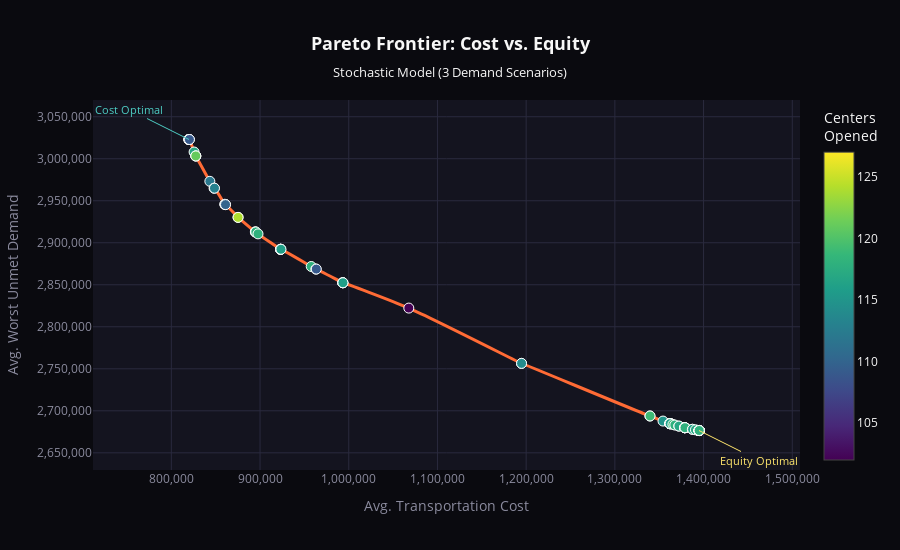

The cell this chart's notebook holds for it:
### Markdown cell above
---
## 1. Pareto Frontier (Cost vs. Equity)

### Code cell
df = pareto_df.sort_values('avg_transport_cost').copy()

fig = go.Figure()

# Pareto line
fig.add_trace(go.Scatter(
    x=df['avg_transport_cost'], y=df['avg_equity_t'],
    mode='lines',
    line=dict(color=COLORS['primary'], width=3, shape='spline', smoothing=0.8),
    hoverinfo='skip',
    name='Pareto Frontier'
))

# Points with hover info
hover_text = [f"<b>w_cost={row.w_cost:.1f}, w_eq={row.w_eq:.1f}</b><br>" +
              f"Avg Transport Cost: {row.avg_transport_cost:,.0f}<br>" +
              f"Avg Worst Unmet: {row.avg_equity_t:,.0f}<br>" +
              f"Centers Opened: {row.num_centers}<br>" +
              f"Avg Delivered: {row.avg_total_recv:,.0f}"
              for _, row in df.iterrows()]

fig.add_trace(go.Scatter(
    x=df['avg_transport_cost'], y=df['avg_equity_t'],
    mode='markers',
    marker=dict(
        size=10,
        color=df['num_centers'],
        colorscale='Viridis',
        colorbar=dict(title='Centers<br>Opened'),
        line=dict(color='white', width=1)
    ),
    text=hover_text,
    hovertemplate='%{text}<extra></extra>',
    name='Solutions'
))

# Annotations for extremes
cost_opt = df.loc[df['avg_transport_cost'].idxmin()]
eq_opt = df.loc[df['avg_equity_t'].idxmin()]

fig.add_annotation(x=cost_opt['avg_transport_cost'], y=cost_opt['avg_equity_t'],
                   text="Cost Optimal", showarrow=True, arrowcolor=COLORS['secondary'],
                   font=dict(color=COLORS['secondary'], size=11), ax=-60, ay=-30)
fig.add_annotation(x=eq_opt['avg_transport_cost'], y=eq_opt['avg_equity_t'],
                   text="Equity Optimal", showarrow=True, arrowcolor=COLORS['accent'],
                   font=dict(color=COLORS['accent'], size=11), ax=60, ay=30)

fig.update_layout(
    title=dict(text="<b>Pareto Frontier: Cost vs. Equity</b><br><sub>Stochastic Model (3 Demand Scenarios)</sub>", 
               x=0.5, font=dict(size=18, color=COLORS['text'])),
    xaxis=dict(title="Avg. Transportation Cost", tickformat=',', gridcolor=COLORS['grid'], color=COLORS['text_muted']),
    yaxis=dict(title="Avg. Worst Unmet Demand", tickformat=',', gridcolor=COLORS['grid'], color=COLORS['text_muted']),
    plot_bgcolor=COLORS['surface'],
    paper_bgcolor=COLORS['background'],
    font=dict(color=COLORS['text']),
    showlegend=False,
    height=550
)

fig.show()

### Figure 1 — Plotly figure (JSON) as saved in the notebook; plotly's stock layout.template omitted (floating-point values rounded to 4 significant figures)
{"data": [{"hoverinfo": "skip", "line": {"color": "#ff6b35", "shape": "spline", "smoothing": 0.8, "width": 3}, "mode": "lines", "name": "Pareto Frontier", "type": "scatter", "x": [819900.0, 819900.0, 819900.0, 819900.0, 819900.0, 820400.0, 825600.0, 827600.0, 827600.0, 827600.0, 843400.0, 848200.0, 848600.0, 860400.0, 860400.0, 860700.0, 861100.0, 875200.0, 875200.0, 894700.0, 894800.0, 895200.0, 897700.0, 923100.0, 923100.0, 923200.0, 923200.0, 923600.0, 957700.0, 962900.0, 963400.0, 993300.0, 993300.0, 993300.0, 993500.0, 1068000.0, 1195000.0, 1195000.0, 1339000.0, 1340000.0, 1354000.0, 1362000.0, 1362000.0, 1362000.0, 1362000.0, 1362000.0, 1362000.0, 1362000.0, 1362000.0, 1362000.0, 1362000.0, 1362000.0, 1362000.0, 1362000.0, 1362000.0, 1362000.0, 1362000.0, 1365000.0, 1368000.0, 1372000.0, 1372000.0, 1379000.0, 1379000.0, 1379000.0, 1379000.0, 1379000.0, 1379000.0, 1379000.0, 1379000.0, 1379000.0, 1387000.0, 1388000.0, 1391000.0, 1395000.0, 1395000.0, 1395000.0, 1395000.0, 1395000.0, 1395000.0, 1395000.0, 1395000.0, 1395000.0, 1395000.0, 1395000.0, 1395000.0, 1395000.0, 1395000.0, 1395000.0, 1395000.0, 1395000.0, 1395000.0, 1395000.0, 1395000.0, 1395000.0, 1395000.0, 1395000.0, 1395000.0, 1395000.0, 1395000.0, 1395000.0, 1395000.0, 1395000.0, 1395000.0, 1395000.0, 1395000.0, 1395000.0, 1395000.0, 1395000.0, 1395000.0, 1395000.0], "y": [3023000.0, 3023000.0, 3023000.0, 3023000.0, 3023000.0, 3023000.0, 3008000.0, 3003000.0, 3003000.0, 3003000.0, 2973000.0, 2965000.0, 2965000.0, 2946000.0, 2946000.0, 2945000.0, 2945000.0, 2930000.0, 2930000.0, 2913000.0, 2913000.0, 2913000.0, 2911000.0, 2892000.0, 2892000.0, 2892000.0, 2892000.0, 2892000.0, 2872000.0, 2869000.0, 2869000.0, 2852000.0, 2852000.0, 2852000.0, 2852000.0, 2822000.0, 2756000.0, 2756000.0, 2694000.0, 2694000.0, 2688000.0, 2685000.0, 2685000.0, 2685000.0, 2685000.0, 2685000.0, 2685000.0, 2685000.0, 2685000.0, 2685000.0, 2685000.0, 2685000.0, 2685000.0, 2685000.0, 2685000.0, 2685000.0, 2685000.0, 2684000.0, 2683000.0, 2682000.0, 2682000.0, 2680000.0, 2680000.0, 2680000.0, 2680000.0, 2680000.0, 2680000.0, 2680000.0, 2680000.0, 2680000.0, 2678000.0, 2678000.0, 2677000.0, 2677000.0, 2677000.0, 2677000.0, 2677000.0, 2677000.0, 2677000.0, 2677000.0, 2677000.0, 2677000.0, 2677000.0, 2677000.0, 2677000.0, 2677000.0, 2677000.0, 2677000.0, 2677000.0, 2677000.0, 2677000.0, 2677000.0, 2677000.0, 2677000.0, 2677000.0, 2677000.0, 2677000.0, 2677000.0, 2677000.0, 2677000.0, 2677000.0, 2677000.0, 2677000.0, 2677000.0, 2677000.0, 2677000.0, 2677000.0, 2677000.0, 2677000.0, 2677000.0]}, {"hovertemplate": "%{text}<extra></extra>", "marker": {"color": [124, 106, 116, 127, 108, 109, 117, 112, 112, 121, 112, 117, 113, 112, 116, 112, 110, 124, 124, 121, 115, 118, 118, 113, 116, 116, 116, 116, 118, 116, 109, 121, 114, 114, 116, 102, 113, 114, 112, 119, 115, 116, 121, 117, 116, 116, 121, 121, 121, 113, 120, 120, 120, 119, 116, 117, 116, 119, 118, 116, 117, 119, 118, 114, 118, 118, 118, 116, 114, 118, 125, 116, 117, 111, 114, 111, 114, 113, 117, 120, 115, 127, 119, 117, 118, 120, 118, 115, 114, 114, 119, 119, 118, 118, 124, 124, 124, 122, 118, 119, 114, 122, 111, 121, 119, 121, 116, 118, 114, 118], "colorbar": {"title": {"text": "Centers<br>Opened"}}, "colorscale": [[0, "#440154"], [0.1111, "#482878"], [0.2222, "#3e4989"], [0.3333, "#31688e"], [0.4444, "#26828e"], [0.5556, "#1f9e89"], [0.6667, "#35b779"], [0.7778, "#6ece58"], [0.8889, "#b5de2b"], [1, "#fde725"]], "line": {"color": "white", "width": 1}, "size": 10}, "mode": "markers", "name": "Solutions", "text": ["<b>w_cost=9.5, w_eq=1.0</b><br>Avg Transport Cost: 819,913<br>Avg Worst Unmet: 3,022,897<br>Centers Opened: 124.0<br>Avg Delivered: 12,606,197", "<b>w_cost=9.0, w_eq=1.0</b><br>Avg Transport Cost: 819,913<br>Avg Worst Unmet: 3,022,897<br>Centers Opened: 106.0<br>Avg Delivered: 12,606,197", "<b>w_cost=8.5, w_eq=1.0</b><br>Avg Transport Cost: 819,913<br>Avg Worst Unmet: 3,022,897<br>Centers Opened: 116.0<br>Avg Delivered: 12,606,197", "<b>w_cost=10.0, w_eq=1.0</b><br>Avg Transport Cost: 819,913<br>Avg Worst Unmet: 3,022,897<br>Centers Opened: 127.0<br>Avg Delivered: 12,606,197", "<b>w_cost=8.0, w_eq=1.0</b><br>Avg Transport Cost: 819,935<br>Avg Worst Unmet: 3,022,838<br>Centers Opened: 108.0<br>Avg Delivered: 12,606,433", "<b>w_cost=1.0, w_eq=0.1</b><br>Avg Transport Cost: 820,380<br>Avg Worst Unmet: 3,022,897<br>Centers Opened: 109.0<br>Avg Delivered: 12,606,197", "<b>w_cost=7.5, w_eq=1.0</b><br>Avg Transport Cost: 825,646<br>Avg Worst Unmet: 3,007,993<br>Centers Opened: 117.0<br>Avg Delivered: 12,665,813", "<b>w_cost=7.0, w_eq=1.0</b><br>Avg Transport Cost: 827,583<br>Avg Worst Unmet: 3,003,282<br>Centers Opened: 112.0<br>Avg Delivered: 12,684,658", "<b>w_cost=6.5, w_eq=1.0</b><br>Avg Transport Cost: 827,583<br>Avg Worst Unmet: 3,003,282<br>Centers Opened: 112.0<br>Avg Delivered: 12,684,658", "<b>w_cost=6.0, w_eq=1.0</b><br>Avg Transport Cost: 827,587<br>Avg Worst Unmet: 3,003,282<br>Centers Opened: 121.0<br>Avg Delivered: 12,684,658", "<b>w_cost=5.5, w_eq=1.0</b><br>Avg Transport Cost: 843,418<br>Avg Worst Unmet: 2,973,129<br>Centers Opened: 112.0<br>Avg Delivered: 12,835,424", "<b>w_cost=5.0, w_eq=1.0</b><br>Avg Transport Cost: 848,173<br>Avg Worst Unmet: 2,964,951<br>Centers Opened: 117.0<br>Avg Delivered: 12,876,312", "<b>w_cost=1.0, w_eq=0.2</b><br>Avg Transport Cost: 848,624<br>Avg Worst Unmet: 2,964,951<br>Centers Opened: 113.0<br>Avg Delivered: 12,876,312", "<b>w_cost=4.5, w_eq=1.0</b><br>Avg Transport Cost: 860,384<br>Avg Worst Unmet: 2,945,738<br>Centers Opened: 112.0<br>Avg Delivered: 12,972,377", "<b>w_cost=4.0, w_eq=1.0</b><br>Avg Transport Cost: 860,405<br>Avg Worst Unmet: 2,945,738<br>Centers Opened: 116.0<br>Avg Delivered: 12,972,377", "<b>w_cost=3.5, w_eq=1.0</b><br>Avg Transport Cost: 860,710<br>Avg Worst Unmet: 2,945,390<br>Centers Opened: 112.0<br>Avg Delivered: 12,974,465", "<b>w_cost=1.0, w_eq=0.3</b><br>Avg Transport Cost: 861,107<br>Avg Worst Unmet: 2,945,390<br>Centers Opened: 110.0<br>Avg Delivered: 12,974,465", "<b>w_cost=3.0, w_eq=1.0</b><br>Avg Transport Cost: 875,219<br>Avg Worst Unmet: 2,930,207<br>Centers Opened: 124.0<br>Avg Delivered: 13,080,744", "<b>w_cost=3.0, w_eq=1.0</b><br>Avg Transport Cost: 875,219<br>Avg Worst Unmet: 2,930,207<br>Centers Opened: 124.0<br>Avg Delivered: 13,080,744", "<b>w_cost=5.0, w_eq=2.0</b><br>Avg Transport Cost: 894,700<br>Avg Worst Unmet: 2,912,856<br>Centers Opened: 121.0<br>Avg Delivered: 13,219,552", "<b>w_cost=2.5, w_eq=1.0</b><br>Avg Transport Cost: 894,784<br>Avg Worst Unmet: 2,912,856<br>Centers Opened: 115.0<br>Avg Delivered: 13,219,552", "<b>w_cost=1.0, w_eq=0.4</b><br>Avg Transport Cost: 895,226<br>Avg Worst Unmet: 2,912,856<br>Centers Opened: 118.0<br>Avg Delivered: 13,219,552", "<b>w_cost=4.5, w_eq=2.0</b><br>Avg Transport Cost: 897,695<br>Avg Worst Unmet: 2,910,582<br>Centers Opened: 118.0<br>Avg Delivered: 13,240,025", "<b>w_cost=4.0, w_eq=2.0</b><br>Avg Transport Cost: 923,088<br>Avg Worst Unmet: 2,892,244<br>Centers Opened: 113.0<br>Avg Delivered: 13,405,067", "<b>w_cost=3.0, w_eq=1.5</b><br>Avg Transport Cost: 923,119<br>Avg Worst Unmet: 2,892,244<br>Centers Opened: 116.0<br>Avg Delivered: 13,405,067", "<b>w_cost=2.0, w_eq=1.0</b><br>Avg Transport Cost: 923,191<br>Avg Worst Unmet: 2,892,244<br>Centers Opened: 116.0<br>Avg Delivered: 13,405,067", "<b>w_cost=2.0, w_eq=1.0</b><br>Avg Transport Cost: 923,191<br>Avg Worst Unmet: 2,892,244<br>Centers Opened: 116.0<br>Avg Delivered: 13,405,067", "<b>w_cost=1.0, w_eq=0.5</b><br>Avg Transport Cost: 923,599<br>Avg Worst Unmet: 2,892,244<br>Centers Opened: 116.0<br>Avg Delivered: 13,405,067", "<b>w_cost=3.5, w_eq=2.0</b><br>Avg Transport Cost: 957,702<br>Avg Worst Unmet: 2,871,757<br>Centers Opened: 118.0<br>Avg Delivered: 13,609,929", "<b>w_cost=5.0, w_eq=3.0</b><br>Avg Transport Cost: 962,931<br>Avg Worst Unmet: 2,868,677<br>Centers Opened: 116.0<br>Avg Delivered: 13,640,730", "<b>w_cost=1.0, w_eq=0.6</b><br>Avg Transport Cost: 963,407<br>Avg Worst Unmet: 2,868,677<br>Centers Opened: 109.0<br>Avg Delivered: 13,640,730", "<b>w_cost=4.5, w_eq=3.0</b><br>Avg Transport Cost: 993,269<br>Avg Worst Unmet: 2,852,413<br>Centers Opened: 121.0<br>Avg Delivered: 13,824,030", "<b>w_cost=3.0, w_eq=2.0</b><br>Avg Transport Cost: 993,318<br>Avg Worst Unmet: 2,852,413<br>Centers Opened: 114.0<br>Avg Delivered: 13,824,030", "<b>w_cost=3.0, w_eq=2.0</b><br>Avg Transport Cost: 993,318<br>Avg Worst Unmet: 2,852,413<br>Centers Opened: 114.0<br>Avg Delivered: 13,824,030", "<b>w_cost=1.5, w_eq=1.0</b><br>Avg Transport Cost: 993,460<br>Avg Worst Unmet: 2,852,413<br>Centers Opened: 116.0<br>Avg Delivered: 13,824,030", "<b>w_cost=1.0, w_eq=0.7</b><br>Avg Transport Cost: 1,067,705<br>Avg Worst Unmet: 2,822,264<br>Centers Opened: 102.0<br>Avg Delivered: 14,185,809", "<b>w_cost=4.0, w_eq=3.0</b><br>Avg Transport Cost: 1,194,742<br>Avg Worst Unmet: 2,756,430<br>Centers Opened: 113.0<br>Avg Delivered: 14,996,118", "<b>w_cost=2.0, w_eq=1.5</b><br>Avg Transport Cost: 1,194,822<br>Avg Worst Unmet: 2,756,430<br>Centers Opened: 114.0<br>Avg Delivered: 14,996,118", "<b>w_cost=2.5, w_eq=2.0</b><br>Avg Transport Cost: 1,339,480<br>Avg Worst Unmet: 2,693,826<br>Centers Opened: 112.0<br>Avg Delivered: 15,809,976", "<b>w_cost=1.0, w_eq=0.8</b><br>Avg Transport Cost: 1,339,672<br>Avg Worst Unmet: 2,693,826<br>Centers Opened: 119.0<br>Avg Delivered: 15,809,976", "<b>w_cost=3.0, w_eq=2.5</b><br>Avg Transport Cost: 1,354,280<br>Avg Worst Unmet: 2,687,790<br>Centers Opened: 115.0<br>Avg Delivered: 15,888,438", "<b>w_cost=5.0, w_eq=5.0</b><br>Avg Transport Cost: 1,362,042<br>Avg Worst Unmet: 2,684,714<br>Centers Opened: 116.0<br>Avg Delivered: 15,928,426", "<b>w_cost=4.5, w_eq=4.5</b><br>Avg Transport Cost: 1,362,046<br>Avg Worst Unmet: 2,684,714<br>Centers Opened: 121.0<br>Avg Delivered: 15,928,426", "<b>w_cost=4.0, w_eq=4.0</b><br>Avg Transport Cost: 1,362,060<br>Avg Worst Unmet: 2,684,714<br>Centers Opened: 117.0<br>Avg Delivered: 15,928,426", "<b>w_cost=3.5, w_eq=3.0</b><br>Avg Transport Cost: 1,362,089<br>Avg Worst Unmet: 2,684,714<br>Centers Opened: 116.0<br>Avg Delivered: 15,928,426", "<b>w_cost=3.5, w_eq=3.5</b><br>Avg Transport Cost: 1,362,089<br>Avg Worst Unmet: 2,684,714<br>Centers Opened: 116.0<br>Avg Delivered: 15,928,426", "<b>w_cost=3.0, w_eq=3.0</b><br>Avg Transport Cost: 1,362,106<br>Avg Worst Unmet: 2,684,714<br>Centers Opened: 121.0<br>Avg Delivered: 15,928,426", "<b>w_cost=3.0, w_eq=3.0</b><br>Avg Transport Cost: 1,362,106<br>Avg Worst Unmet: 2,684,714<br>Centers Opened: 121.0<br>Avg Delivered: 15,928,426", "<b>w_cost=3.0, w_eq=3.0</b><br>Avg Transport Cost: 1,362,106<br>Avg Worst Unmet: 2,684,714<br>Centers Opened: 121.0<br>Avg Delivered: 15,928,426", "<b>w_cost=2.5, w_eq=2.5</b><br>Avg Transport Cost: 1,362,141<br>Avg Worst Unmet: 2,684,714<br>Centers Opened: 113.0<br>Avg Delivered: 15,928,426", "<b>w_cost=2.0, w_eq=2.0</b><br>Avg Transport Cost: 1,362,182<br>Avg Worst Unmet: 2,684,714<br>Centers Opened: 120.0<br>Avg Delivered: 15,928,426", "<b>w_cost=2.0, w_eq=2.0</b><br>Avg Transport Cost: 1,362,182<br>Avg Worst Unmet: 2,684,714<br>Centers Opened: 120.0<br>Avg Delivered: 15,928,426", "<b>w_cost=2.0, w_eq=2.0</b><br>Avg Transport Cost: 1,362,182<br>Avg Worst Unmet: 2,684,714<br>Centers Opened: 120.0<br>Avg Delivered: 15,928,426", "<b>w_cost=1.5, w_eq=1.5</b><br>Avg Transport Cost: 1,362,257<br>Avg Worst Unmet: 2,684,714<br>Centers Opened: 119.0<br>Avg Delivered: 15,928,426", "<b>w_cost=1.0, w_eq=1.0</b><br>Avg Transport Cost: 1,362,370<br>Avg Worst Unmet: 2,684,714<br>Centers Opened: 116.0<br>Avg Delivered: 15,928,426", "<b>w_cost=1.0, w_eq=0.9</b><br>Avg Transport Cost: 1,362,370<br>Avg Worst Unmet: 2,684,714<br>Centers Opened: 117.0<br>Avg Delivered: 15,928,426", "<b>w_cost=1.0, w_eq=1.0</b><br>Avg Transport Cost: 1,362,370<br>Avg Worst Unmet: 2,684,714<br>Centers Opened: 116.0<br>Avg Delivered: 15,928,426", "<b>w_cost=1.0, w_eq=1.1</b><br>Avg Transport Cost: 1,365,422<br>Avg Worst Unmet: 2,683,773<br>Centers Opened: 119.0<br>Avg Delivered: 15,940,665", "<b>w_cost=3.0, w_eq=3.5</b><br>Avg Transport Cost: 1,367,611<br>Avg Worst Unmet: 2,683,023<br>Centers Opened: 118.0<br>Avg Delivered: 15,950,416", "<b>w_cost=2.5, w_eq=3.0</b><br>Avg Transport Cost: 1,371,988<br>Avg Worst Unmet: 2,681,792<br>Centers Opened: 116.0<br>Avg Delivered: 15,966,408", "<b>w_cost=1.0, w_eq=1.2</b><br>Avg Transport Cost: 1,372,236<br>Avg Worst Unmet: 2,681,792<br>Centers Opened: 117.0<br>Avg Delivered: 15,966,408", "<b>w_cost=3.0, w_eq=4.5</b><br>Avg Transport Cost: 1,378,760<br>Avg Worst Unmet: 2,679,908<br>Centers Opened: 119.0<br>Avg Delivered: 15,990,902", "<b>w_cost=3.0, w_eq=4.0</b><br>Avg Transport Cost: 1,378,760<br>Avg Worst Unmet: 2,679,908<br>Centers Opened: 118.0<br>Avg Delivered: 15,990,902", "<b>w_cost=2.0, w_eq=2.5</b><br>Avg Transport Cost: 1,378,842<br>Avg Worst Unmet: 2,679,908<br>Centers Opened: 114.0<br>Avg Delivered: 15,990,902", "<b>w_cost=2.0, w_eq=3.0</b><br>Avg Transport Cost: 1,378,842<br>Avg Worst Unmet: 2,679,908<br>Centers Opened: 118.0<br>Avg Delivered: 15,990,902", "<b>w_cost=2.0, w_eq=3.0</b><br>Avg Transport Cost: 1,378,842<br>Avg Worst Unmet: 2,679,908<br>Centers Opened: 118.0<br>Avg Delivered: 15,990,902", "<b>w_cost=1.5, w_eq=2.0</b><br>Avg Transport Cost: 1,378,922<br>Avg Worst Unmet: 2,679,908<br>Centers Opened: 118.0<br>Avg Delivered: 15,990,902", "<b>w_cost=1.0, w_eq=1.4</b><br>Avg Transport Cost: 1,379,035<br>Avg Worst Unmet: 2,679,908<br>Centers Opened: 116.0<br>Avg Delivered: 15,990,902", "<b>w_cost=1.0, w_eq=1.3</b><br>Avg Transport Cost: 1,379,035<br>Avg Worst Unmet: 2,679,908<br>Centers Opened: 114.0<br>Avg Delivered: 15,990,902", "<b>w_cost=1.0, w_eq=1.5</b><br>Avg Transport Cost: 1,379,035<br>Avg Worst Unmet: 2,679,908<br>Centers Opened: 118.0<br>Avg Delivered: 15,990,902", "<b>w_cost=3.0, w_eq=5.0</b><br>Avg Transport Cost: 1,387,349<br>Avg Worst Unmet: 2,678,013<br>Centers Opened: 125.0<br>Avg Delivered: 16,015,539", "<b>w_cost=1.0, w_eq=1.6</b><br>Avg Transport Cost: 1,387,619<br>Avg Worst Unmet: 2,678,013<br>Centers Opened: 116.0<br>Avg Delivered: 16,015,539", "<b>w_cost=1.0, w_eq=1.7</b><br>Avg Transport Cost: 1,390,847<br>Avg Worst Unmet: 2,677,374<br>Centers Opened: 117.0<br>Avg Delivered: 16,023,849", "<b>w_cost=2.0, w_eq=4.5</b><br>Avg Transport Cost: 1,394,855<br>Avg Worst Unmet: 2,676,561<br>Centers Opened: 111.0<br>Avg Delivered: 16,034,410", "<b>w_cost=2.0, w_eq=3.5</b><br>Avg Transport Cost: 1,394,855<br>Avg Worst Unmet: 2,676,561<br>Centers Opened: 114.0<br>Avg Delivered: 16,034,410", "<b>w_cost=2.0, w_eq=4.0</b><br>Avg Transport Cost: 1,394,855<br>Avg Worst Unmet: 2,676,561<br>Centers Opened: 111.0<br>Avg Delivered: 16,034,410", "<b>w_cost=2.0, w_eq=5.0</b><br>Avg Transport Cost: 1,394,855<br>Avg Worst Unmet: 2,676,561<br>Centers Opened: 114.0<br>Avg Delivered: 16,034,410", "<b>w_cost=1.5, w_eq=3.0</b><br>Avg Transport Cost: 1,394,927<br>Avg Worst Unmet: 2,676,561<br>Centers Opened: 113.0<br>Avg Delivered: 16,034,410", "<b>w_cost=1.0, w_eq=7.0</b><br>Avg Transport Cost: 1,395,042<br>Avg Worst Unmet: 2,676,561<br>Centers Opened: 117.0<br>Avg Delivered: 16,034,410", "<b>w_cost=1.0, w_eq=16.0</b><br>Avg Transport Cost: 1,395,042<br>Avg Worst Unmet: 2,676,561<br>Centers Opened: 120.0<br>Avg Delivered: 16,034,410", "<b>w_cost=1.0, w_eq=4.0</b><br>Avg Transport Cost: 1,395,042<br>Avg Worst Unmet: 2,676,561<br>Centers Opened: 115.0<br>Avg Delivered: 16,034,410", "<b>w_cost=1.0, w_eq=1.8</b><br>Avg Transport Cost: 1,395,042<br>Avg Worst Unmet: 2,676,561<br>Centers Opened: 127.0<br>Avg Delivered: 16,034,410", "<b>w_cost=1.0, w_eq=3.5</b><br>Avg Transport Cost: 1,395,042<br>Avg Worst Unmet: 2,676,561<br>Centers Opened: 119.0<br>Avg Delivered: 16,034,410", "<b>w_cost=1.0, w_eq=20.0</b><br>Avg Transport Cost: 1,395,042<br>Avg Worst Unmet: 2,676,561<br>Centers Opened: 117.0<br>Avg Delivered: 16,034,410", "<b>w_cost=1.0, w_eq=28.0</b><br>Avg Transport Cost: 1,395,042<br>Avg Worst Unmet: 2,676,561<br>Centers Opened: 118.0<br>Avg Delivered: 16,034,410", "<b>w_cost=1.0, w_eq=26.0</b><br>Avg Transport Cost: 1,395,042<br>Avg Worst Unmet: 2,676,561<br>Centers Opened: 120.0<br>Avg Delivered: 16,034,410", "<b>w_cost=1.0, w_eq=30.0</b><br>Avg Transport Cost: 1,395,042<br>Avg Worst Unmet: 2,676,561<br>Centers Opened: 118.0<br>Avg Delivered: 16,034,410", "<b>w_cost=1.0, w_eq=2.5</b><br>Avg Transport Cost: 1,395,042<br>Avg Worst Unmet: 2,676,561<br>Centers Opened: 115.0<br>Avg Delivered: 16,034,410", "<b>w_cost=1.0, w_eq=9.5</b><br>Avg Transport Cost: 1,395,042<br>Avg Worst Unmet: 2,676,561<br>Centers Opened: 114.0<br>Avg Delivered: 16,034,410", "<b>w_cost=1.0, w_eq=5.0</b><br>Avg Transport Cost: 1,395,042<br>Avg Worst Unmet: 2,676,561<br>Centers Opened: 114.0<br>Avg Delivered: 16,034,410", "<b>w_cost=1.0, w_eq=9.0</b><br>Avg Transport Cost: 1,395,042<br>Avg Worst Unmet: 2,676,561<br>Centers Opened: 119.0<br>Avg Delivered: 16,034,410", "<b>w_cost=1.0, w_eq=8.5</b><br>Avg Transport Cost: 1,395,042<br>Avg Worst Unmet: 2,676,561<br>Centers Opened: 119.0<br>Avg Delivered: 16,034,410", "<b>w_cost=1.0, w_eq=4.5</b><br>Avg Transport Cost: 1,395,042<br>Avg Worst Unmet: 2,676,561<br>Centers Opened: 118.0<br>Avg Delivered: 16,034,410", "<b>w_cost=1.0, w_eq=6.5</b><br>Avg Transport Cost: 1,395,042<br>Avg Worst Unmet: 2,676,561<br>Centers Opened: 118.0<br>Avg Delivered: 16,034,410", "<b>w_cost=1.0, w_eq=6.0</b><br>Avg Transport Cost: 1,395,042<br>Avg Worst Unmet: 2,676,561<br>Centers Opened: 124.0<br>Avg Delivered: 16,034,410", "<b>w_cost=1.0, w_eq=3.0</b><br>Avg Transport Cost: 1,395,042<br>Avg Worst Unmet: 2,676,561<br>Centers Opened: 124.0<br>Avg Delivered: 16,034,410", "<b>w_cost=1.0, w_eq=3.0</b><br>Avg Transport Cost: 1,395,042<br>Avg Worst Unmet: 2,676,561<br>Centers Opened: 124.0<br>Avg Delivered: 16,034,410", "<b>w_cost=1.0, w_eq=12.0</b><br>Avg Transport Cost: 1,395,042<br>Avg Worst Unmet: 2,676,561<br>Centers Opened: 122.0<br>Avg Delivered: 16,034,410", "<b>w_cost=1.0, w_eq=7.5</b><br>Avg Transport Cost: 1,395,042<br>Avg Worst Unmet: 2,676,561<br>Centers Opened: 118.0<br>Avg Delivered: 16,034,410", "<b>w_cost=1.0, w_eq=10.0</b><br>Avg Transport Cost: 1,395,042<br>Avg Worst Unmet: 2,676,561<br>Centers Opened: 119.0<br>Avg Delivered: 16,034,410", "<b>w_cost=1.0, w_eq=1.9</b><br>Avg Transport Cost: 1,395,042<br>Avg Worst Unmet: 2,676,561<br>Centers Opened: 114.0<br>Avg Delivered: 16,034,410", "<b>w_cost=1.0, w_eq=5.5</b><br>Avg Transport Cost: 1,395,042<br>Avg Worst Unmet: 2,676,561<br>Centers Opened: 122.0<br>Avg Delivered: 16,034,410", "<b>w_cost=1.0, w_eq=8.0</b><br>Avg Transport Cost: 1,395,042<br>Avg Worst Unmet: 2,676,561<br>Centers Opened: 111.0<br>Avg Delivered: 16,034,410", "<b>w_cost=1.0, w_eq=2.0</b><br>Avg Transport Cost: 1,395,042<br>Avg Worst Unmet: 2,676,561<br>Centers Opened: 121.0<br>Avg Delivered: 16,034,410", "<b>w_cost=1.0, w_eq=10.0</b><br>Avg Transport Cost: 1,395,042<br>Avg Worst Unmet: 2,676,561<br>Centers Opened: 119.0<br>Avg Delivered: 16,034,410", "<b>w_cost=1.0, w_eq=2.0</b><br>Avg Transport Cost: 1,395,042<br>Avg Worst Unmet: 2,676,561<br>Centers Opened: 121.0<br>Avg Delivered: 16,034,410", "<b>w_cost=1.0, w_eq=14.0</b><br>Avg Transport Cost: 1,395,042<br>Avg Worst Unmet: 2,676,561<br>Centers Opened: 116.0<br>Avg Delivered: 16,034,410", "<b>w_cost=1.0, w_eq=18.0</b><br>Avg Transport Cost: 1,395,042<br>Avg Worst Unmet: 2,676,561<br>Centers Opened: 118.0<br>Avg Delivered: 16,034,410", "<b>w_cost=1.0, w_eq=24.0</b><br>Avg Transport Cost: 1,395,042<br>Avg Worst Unmet: 2,676,561<br>Centers Opened: 114.0<br>Avg Delivered: 16,034,410", "<b>w_cost=1.0, w_eq=22.0</b><br>Avg Transport Cost: 1,395,042<br>Avg Worst Unmet: 2,676,561<br>Centers Opened: 118.0<br>Avg Delivered: 16,034,410"], "type": "scatter", "x": [819900.0, 819900.0, 819900.0, 819900.0, 819900.0, 820400.0, 825600.0, 827600.0, 827600.0, 827600.0, 843400.0, 848200.0, 848600.0, 860400.0, 860400.0, 860700.0, 861100.0, 875200.0, 875200.0, 894700.0, 894800.0, 895200.0, 897700.0, 923100.0, 923100.0, 923200.0, 923200.0, 923600.0, 957700.0, 962900.0, 963400.0, 993300.0, 993300.0, 993300.0, 993500.0, 1068000.0, 1195000.0, 1195000.0, 1339000.0, 1340000.0, 1354000.0, 1362000.0, 1362000.0, 1362000.0, 1362000.0, 1362000.0, 1362000.0, 1362000.0, 1362000.0, 1362000.0, 1362000.0, 1362000.0, 1362000.0, 1362000.0, 1362000.0, 1362000.0, 1362000.0, 1365000.0, 1368000.0, 1372000.0, 1372000.0, 1379000.0, 1379000.0, 1379000.0, 1379000.0, 1379000.0, 1379000.0, 1379000.0, 1379000.0, 1379000.0, 1387000.0, 1388000.0, 1391000.0, 1395000.0, 1395000.0, 1395000.0, 1395000.0, 1395000.0, 1395000.0, 1395000.0, 1395000.0, 1395000.0, 1395000.0, 1395000.0, 1395000.0, 1395000.0, 1395000.0, 1395000.0, 1395000.0, 1395000.0, 1395000.0, 1395000.0, 1395000.0, 1395000.0, 1395000.0, 1395000.0, 1395000.0, 1395000.0, 1395000.0, 1395000.0, 1395000.0, 1395000.0, 1395000.0, 1395000.0, 1395000.0, 1395000.0, 1395000.0, 1395000.0, 1395000.0, 1395000.0], "y": [3023000.0, 3023000.0, 3023000.0, 3023000.0, 3023000.0, 3023000.0, 3008000.0, 3003000.0, 3003000.0, 3003000.0, 2973000.0, 2965000.0, 2965000.0, 2946000.0, 2946000.0, 2945000.0, 2945000.0, 2930000.0, 2930000.0, 2913000.0, 2913000.0, 2913000.0, 2911000.0, 2892000.0, 2892000.0, 2892000.0, 2892000.0, 2892000.0, 2872000.0, 2869000.0, 2869000.0, 2852000.0, 2852000.0, 2852000.0, 2852000.0, 2822000.0, 2756000.0, 2756000.0, 2694000.0, 2694000.0, 2688000.0, 2685000.0, 2685000.0, 2685000.0, 2685000.0, 2685000.0, 2685000.0, 2685000.0, 2685000.0, 2685000.0, 2685000.0, 2685000.0, 2685000.0, 2685000.0, 2685000.0, 2685000.0, 2685000.0, 2684000.0, 2683000.0, 2682000.0, 2682000.0, 2680000.0, 2680000.0, 2680000.0, 2680000.0, 2680000.0, 2680000.0, 2680000.0, 2680000.0, 2680000.0, 2678000.0, 2678000.0, 2677000.0, 2677000.0, 2677000.0, 2677000.0, 2677000.0, 2677000.0, 2677000.0, 2677000.0, 2677000.0, 2677000.0, 2677000.0, 2677000.0, 2677000.0, 2677000.0, 2677000.0, 2677000.0, 2677000.0, 2677000.0, 2677000.0, 2677000.0, 2677000.0, 2677000.0, 2677000.0, 2677000.0, 2677000.0, 2677000.0, 2677000.0, 2677000.0, 2677000.0, 2677000.0, 2677000.0, 2677000.0, 2677000.0, 2677000.0, 2677000.0, 2677000.0, 2677000.0, 2677000.0]}], "layout": {"annotations": [{"arrowcolor": "#4ecdc4", "ax": -60, "ay": -30, "font": {"color": "#4ecdc4", "size": 11}, "showarrow": true, "text": "Cost Optimal", "x": 819900.0, "y": 3023000.0}, {"arrowcolor": "#ffe66d", "ax": 60, "ay": 30, "font": {"color": "#ffe66d", "size": 11}, "showarrow": true, "text": "Equity Optimal", "x": 1395000.0, "y": 2677000.0}], "font": {"color": "#f7f7f7"}, "height": 550, "paper_bgcolor": "#0a0a0f", "plot_bgcolor": "#14141f", "showlegend": false, "title": {"font": {"color": "#f7f7f7", "size": 18}, "text": "<b>Pareto Frontier: Cost vs. Equity</b><br><sub>Stochastic Model (3 Demand Scenarios)</sub>", "x": 0.5}, "xaxis": {"color": "#8b8b9e", "gridcolor": "#2a2a3e", "tickformat": ",", "title": {"text": "Avg. Transportation Cost"}}, "yaxis": {"color": "#8b8b9e", "gridcolor": "#2a2a3e", "tickformat": ",", "title": {"text": "Avg. Worst Unmet Demand"}}}}
